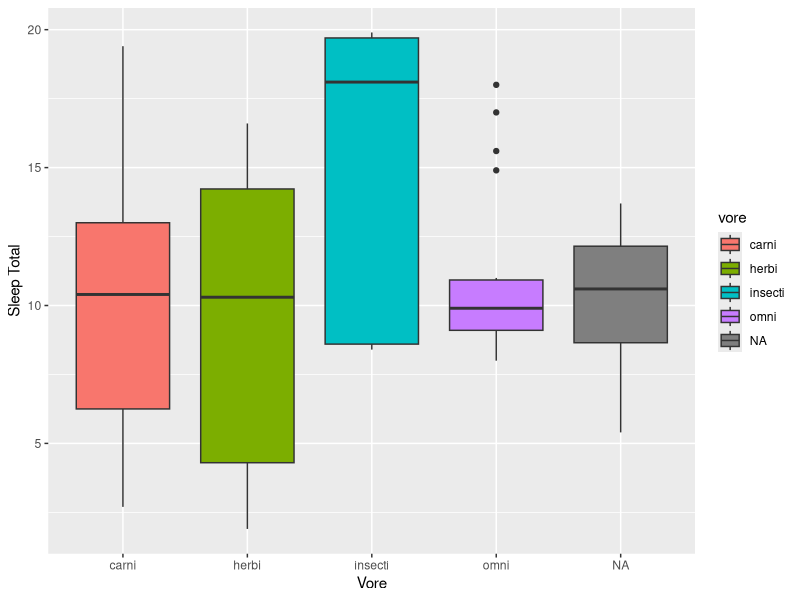

Here is the R script that generated this plot:
library(tidyverse)
library(modeldata)
?geom_boxplot

glimpse(msleep)

ggplot(msleep, aes(x = vore,
                   y= sleep_total,
                   fill = vore)) +
  geom_boxplot() +
  labs(x= "Vore" ,
       y= "Sleep Total")
